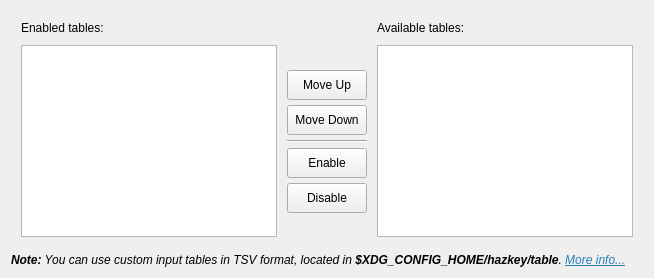
             <widget class="QWidget" name="advancedTabTabWidgetTablePage">
              <attribute name="title">
               <string>Input Table</string>
              </attribute>
              <layout class="QVBoxLayout" name="advancedInputTablePageLayout">
               <item>
                <layout class="QGridLayout" name="tableSelectionGrid">
                 <property name="leftMargin">
                  <number>10</number>
                 </property>
                 <property name="topMargin">
                  <number>10</number>
                 </property>
                 <property name="rightMargin">
                  <number>10</number>
                 </property>
                 <property name="bottomMargin">
                  <number>10</number>
                 </property>
                 <property name="spacing">
                  <number>10</number>
                 </property>
                 <item row="0" column="0">
                  <widget class="QLabel" name="enabledTableLabel">
                   <property name="text">
                    <string>Enabled tables:</string>
                   </property>
                  </widget>
                 </item>
                 <item row="0" column="2">
                  <widget class="QLabel" name="availableTableLabel">
                   <property name="text">
                    <string>Available tables:</string>
                   </property>
                  </widget>
                 </item>
                 <item row="1" column="0">
                  <widget class="QListWidget" name="enabledTableList">
                   <property name="dragEnabled">
                    <bool>true</bool>
                   </property>
                   <property name="dragDropMode">
                    <enum>QAbstractItemView::DragDropMode::InternalMove</enum>
                   </property>
                   <property name="defaultDropAction">
                    <enum>Qt::DropAction::MoveAction</enum>
                   </property>
                   <property name="selectionMode">
                    <enum>QAbstractItemView::SelectionMode::SingleSelection</enum>
                   </property>
                  </widget>
                 </item>
                 <item row="1" column="1">
                  <layout class="QVBoxLayout" name="tableManageButtons">
                   <property name="spacing">
                    <number>5</number>
                   </property>
                   <item>
                    <spacer name="tableManageTopSpacer">
                     <property name="orientation">
                      <enum>Qt::Orientation::Vertical</enum>
                     </property>
                     <property name="sizeHint" stdset="0">
                      <size>
                       <width>0</width>
                       <height>0</height>
                      </size>
                     </property>
                    </spacer>
                   </item>
                   <item>
                    <widget class="QToolButton" name="tableMoveUp">
                     <property name="minimumSize">
                      <size>
                       <width>80</width>
                       <height>30</height>
                      </size>
                     </property>
                     <property name="text">
                      <string>Move Up</string>
                     </property>
                     <property name="icon">
                      <iconset theme="QIcon::ThemeIcon::GoUp"/>
                     </property>
                     <property name="toolButtonStyle">
                      <enum>Qt::ToolButtonStyle::ToolButtonTextUnderIcon</enum>
                     </property>
                    </widget>
                   </item>
                   <item>
                    <widget class="QToolButton" name="tableMoveDown">
                     <property name="minimumSize">
                      <size>
                       <width>80</width>
                       <height>30</height>
                      </size>
                     </property>
                     <property name="text">
                      <string>Move Down</string>
                     </property>
                     <property name="icon">
                      <iconset theme="QIcon::ThemeIcon::GoDown"/>
                     </property>
                     <property name="toolButtonStyle">
                      <enum>Qt::ToolButtonStyle::ToolButtonTextUnderIcon</enum>
                     </property>
                    </widget>
                   </item>
                   <item>
                    <widget class="Line" name="tableManageSeparator">
                     <property name="orientation">
                      <enum>Qt::Orientation::Horizontal</enum>
                     </property>
                    </widget>
                   </item>
                   <item>
                    <widget class="QToolButton" name="enableTable">
                     <property name="minimumSize">
                      <size>
                       <width>80</width>
                       <height>30</height>
                      </size>
                     </property>
                     <property name="text">
                      <string>Enable</string>
                     </property>
                     <property name="icon">
                      <iconset theme="QIcon::ThemeIcon::GoPrevious"/>
                     </property>
                     <property name="toolButtonStyle">
                      <enum>Qt::ToolButtonStyle::ToolButtonTextUnderIcon</enum>
                     </property>
                    </widget>
                   </item>
                   <item>
                    <widget class="QToolButton" name="disableTable">
                     <property name="minimumSize">
                      <size>
                       <width>80</width>
                       <height>30</height>
                      </size>
                     </property>
                     <property name="text">
                      <string>Disable</string>
                     </property>
                     <property name="icon">
                      <iconset theme="QIcon::ThemeIcon::GoNext"/>
                     </property>
                     <property name="toolButtonStyle">
                      <enum>Qt::ToolButtonStyle::ToolButtonTextUnderIcon</enum>
                     </property>
                    </widget>
                   </item>
                   <item>
                    <spacer name="tableManageBottomSpacer">
                     <property name="orientation">
                      <enum>Qt::Orientation::Vertical</enum>
                     </property>
                     <property name="sizeHint" stdset="0">
                      <size>
                       <width>0</width>
                       <height>0</height>
                      </size>
                     </property>
                    </spacer>
                   </item>
                  </layout>
                 </item>
                 <item row="1" column="2">
                  <widget class="QListWidget" name="availableTableList">
                   <property name="selectionMode">
                    <enum>QAbstractItemView::SelectionMode::SingleSelection</enum>
                   </property>
                  </widget>
                 </item>
                </layout>
               </item>
               <item>
                <widget class="QLabel" name="inputTableAdvancedNote">
                 <property name="font">
                  <font>
                   <italic>true</italic>
                  </font>
                 </property>
                 <property name="text">
                  <string>&lt;html&gt;&lt;head/&gt;&lt;body&gt;&lt;p&gt;&lt;span style=&quot; font-weight:700;&quot;&gt;Note:&lt;/span&gt; You can use custom input tables in TSV format, located in &lt;span style=&quot; font-weight:700;&quot;&gt;$XDG_CONFIG_HOME/hazkey/table&lt;/span&gt;. &lt;a href=&quot;https://hazkey.hiira.dev/docs/input-style#InputTable&quot;&gt;&lt;span style=&quot; text-decoration: underline; color:#2980b9;&quot;&gt;More info...&lt;/span&gt;&lt;/a&gt;&lt;/p&gt;&lt;/body&gt;&lt;/html&gt;</string>
                 </property>
                 <property name="wordWrap">
                  <bool>true</bool>
                 </property>
                 <property name="margin">
                  <number>10</number>
                 </property>
                </widget>
               </item>
              </layout>
             </widget>
